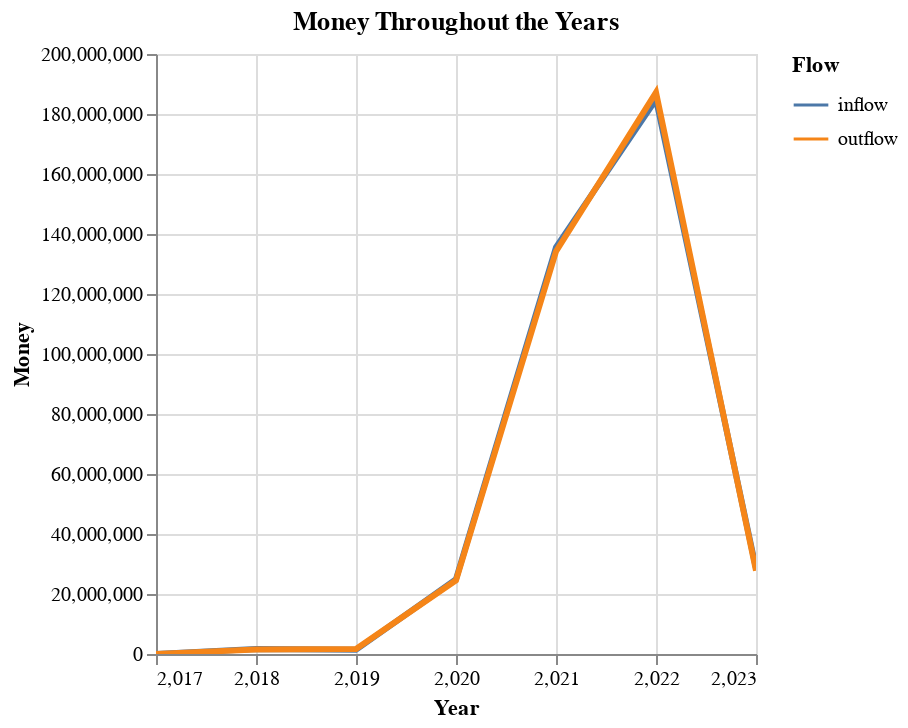

The code cell stored with this chart in its notebook:
### Markdown cell above
- Amount of money moved/deposited throughout the years:

### Code cell
yrs_inflow  = inflows.groupby('year').agg({'amount':'sum'})
yrs_outflow = outflows.groupby('year').agg({'amount':'sum'})
yrs_inflow['flow'] = 'inflow'
yrs_outflow['flow'] = 'outflow'
yrs = pd.concat([yrs_inflow, yrs_outflow], axis=0).reset_index().sort_values('year', ignore_index=True)

alt.Chart(yrs).mark_line(strokeWidth=3).encode(
    alt.X('year:Q').axis(labelAngle=0).title("Year"),
    alt.Y('amount').title("Money"),
    alt.Color("flow", legend=alt.Legend(title='Flow', symbolSize=300)),
    tooltip=['flow', 'amount']
).properties(
    width=300,
    height=300,
    title="Money Throughout the Years",
).configure_legend(titleLimit=200, labelLimit=2000).interactive()

### Figure 1 — Vega-Lite specification as saved in the notebook (floating-point values rounded to 4 significant figures)
{"config": {"view": {"continuousWidth": 300, "continuousHeight": 300}, "legend": {"labelLimit": 2000, "titleLimit": 200}}, "data": {"name": "data-5ec7694171850de33f794cc139613ca0"}, "mark": {"type": "line", "strokeWidth": 3}, "encoding": {"color": {"field": "flow", "legend": {"symbolSize": 300, "title": "Flow"}, "type": "nominal"}, "tooltip": [{"field": "flow", "type": "nominal"}, {"field": "amount", "type": "quantitative"}], "x": {"axis": {"labelAngle": 0}, "field": "year", "title": "Year", "type": "quantitative"}, "y": {"field": "amount", "title": "Money", "type": "quantitative"}}, "height": 300, "params": [{"name": "param_1", "select": {"type": "interval", "encodings": ["x", "y"]}, "bind": "scales"}], "title": "Money Throughout the Years", "width": 300, "$schema": "https://vega.github.io/schema/vega-lite/v5.16.3.json", "datasets": {"data-5ec7694171850de33f794cc139613ca0": [{"year": 2017, "amount": 6482.0, "flow": "inflow"}, {"year": 2017, "amount": 24.0, "flow": "outflow"}, {"year": 2018, "amount": 1663000.0, "flow": "inflow"}, {"year": 2018, "amount": 1530000.0, "flow": "outflow"}, {"year": 2019, "amount": 1391000.0, "flow": "inflow"}, {"year": 2019, "amount": 1669000.0, "flow": "outflow"}, {"year": 2020, "amount": 24940000.0, "flow": "inflow"}, {"year": 2020, "amount": 24570000.0, "flow": "outflow"}, {"year": 2021, "amount": 135600000.0, "flow": "inflow"}, {"year": 2021, "amount": 134200000.0, "flow": "outflow"}, {"year": 2022, "amount": 184900000.0, "flow": "inflow"}, {"year": 2022, "amount": 187200000.0, "flow": "outflow"}, {"year": 2023, "amount": 28530000.0, "flow": "inflow"}, {"year": 2023, "amount": 27760000.0, "flow": "outflow"}]}}
